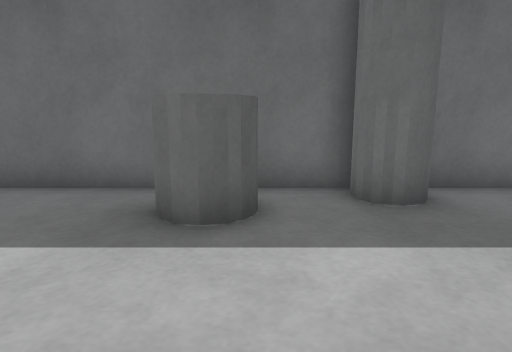
View 1 (above)

23 first-person views from a walk through a robot-simulator world made for Gazebo. The camera is 0.72 m above the floor, tilts 10° down and sees 75° across. The floor is counted in squares, 0.5 m on a side. Each view is taken from the middle of a square. On the plan, view 1 faces up. The plan holds only what a view shows up to about 15 squares ahead; the rest is blank. The place goes on beyond the plan.

View 2
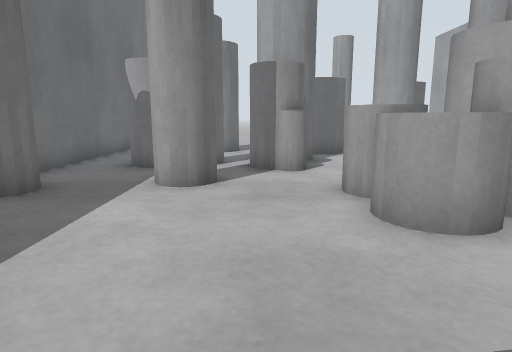

View 3
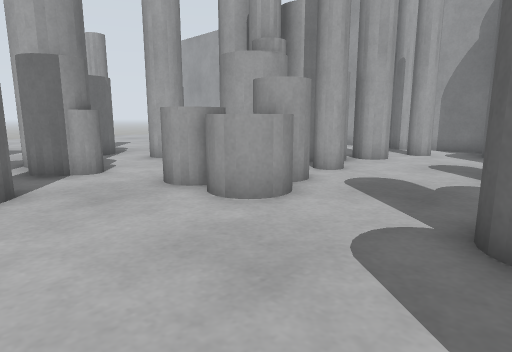

View 4
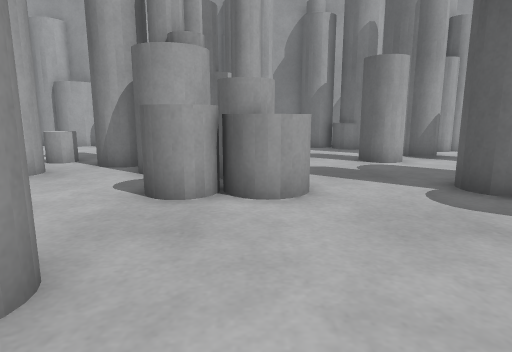

View 5
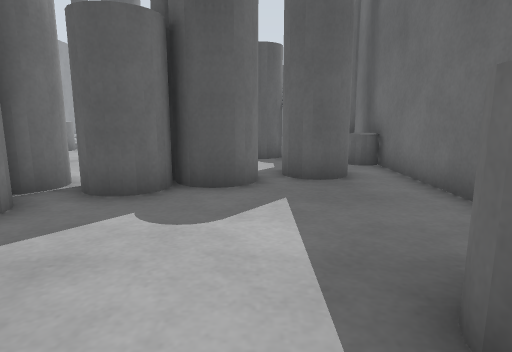

View 6
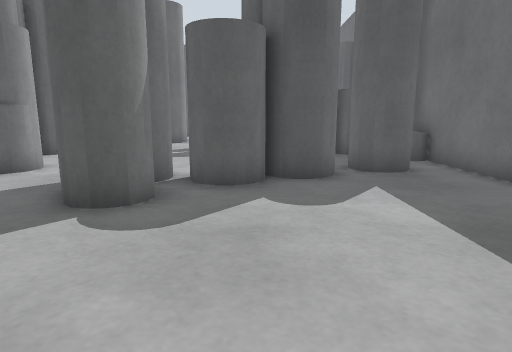

View 7
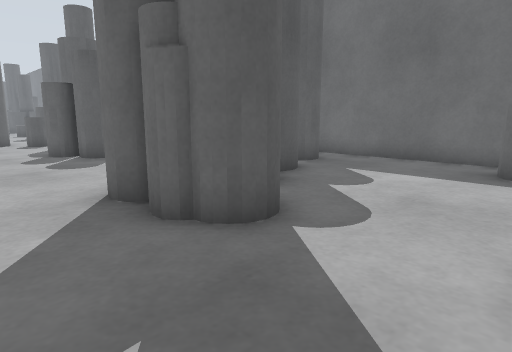

View 8
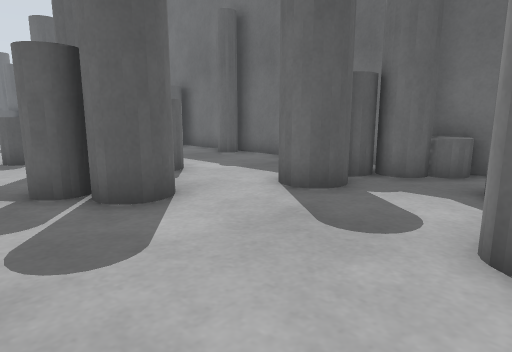

View 9
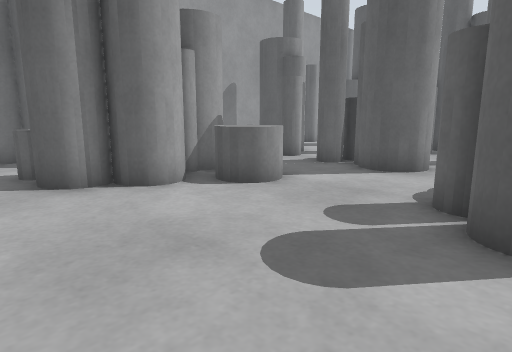

View 10
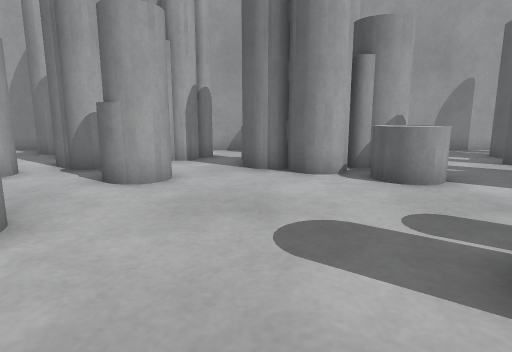

View 11
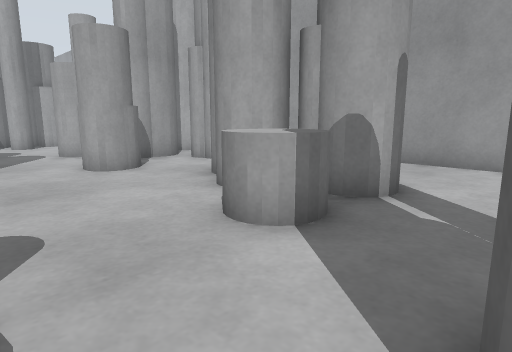

View 12
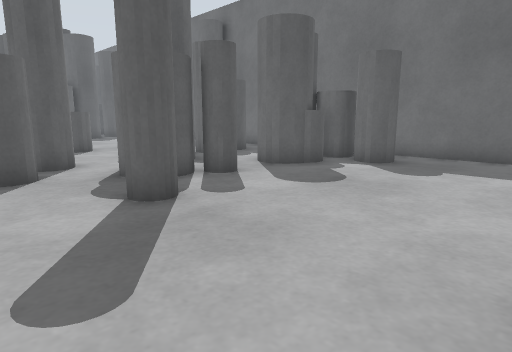

View 13
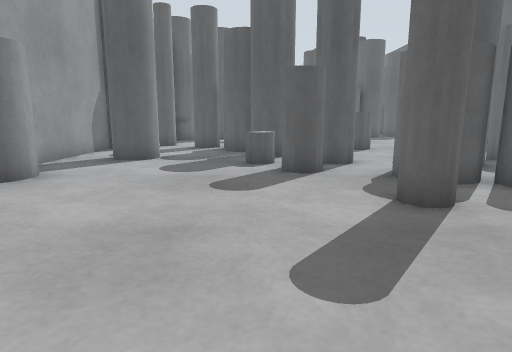

View 14
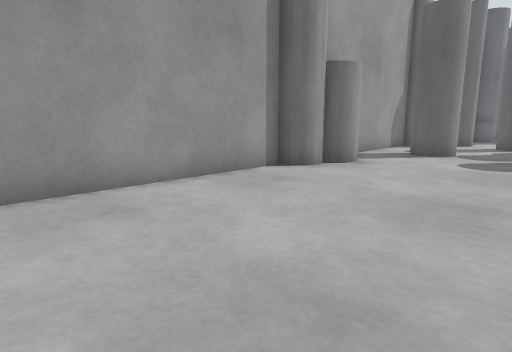

View 15
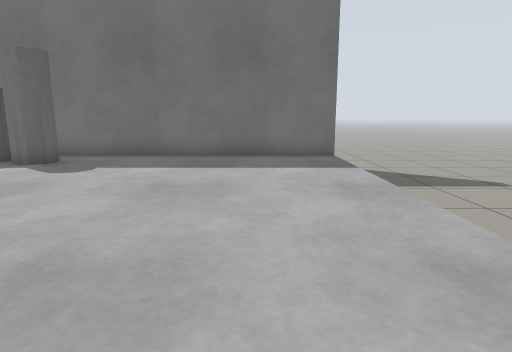

View 16
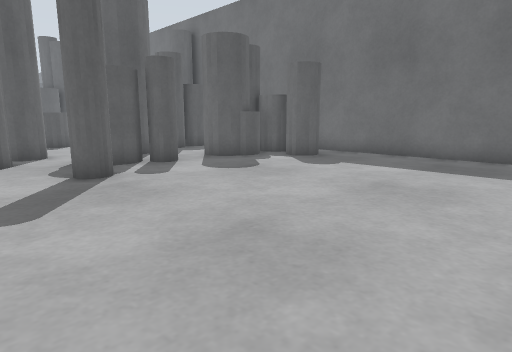

View 17
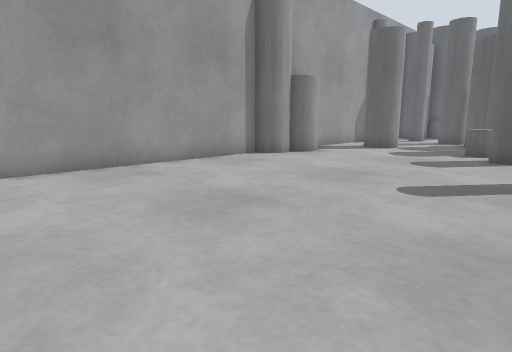

View 18
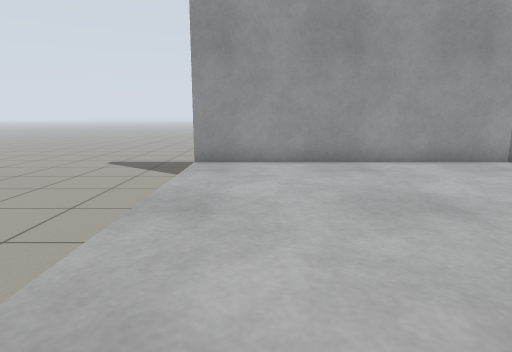

View 19
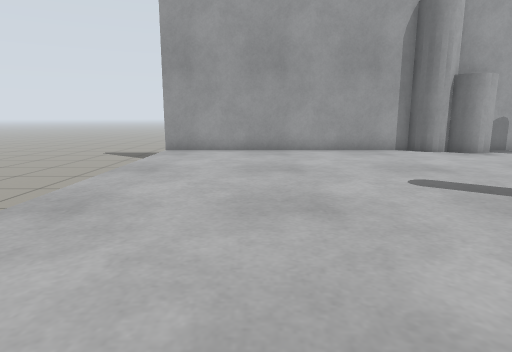

View 20
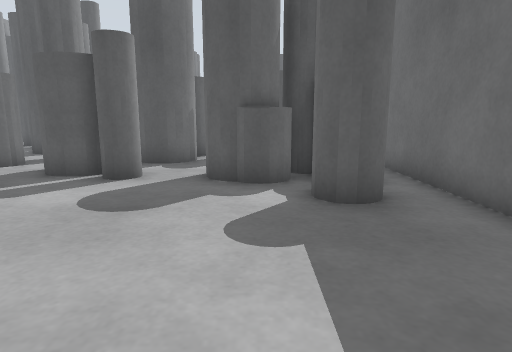

View 21
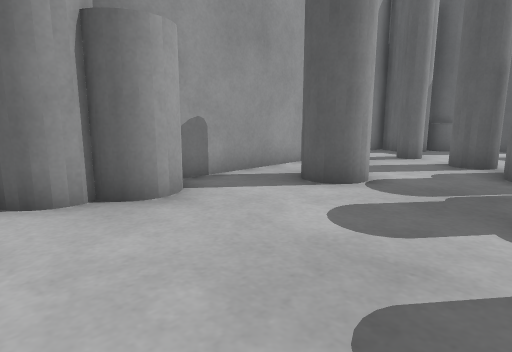

View 22
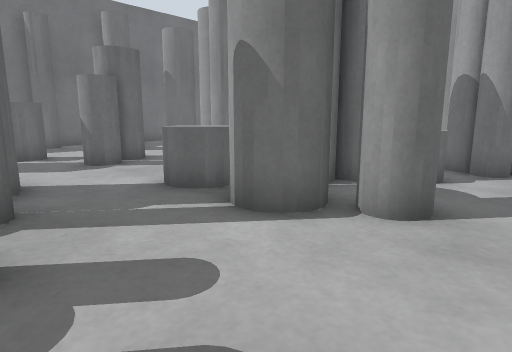

View 23
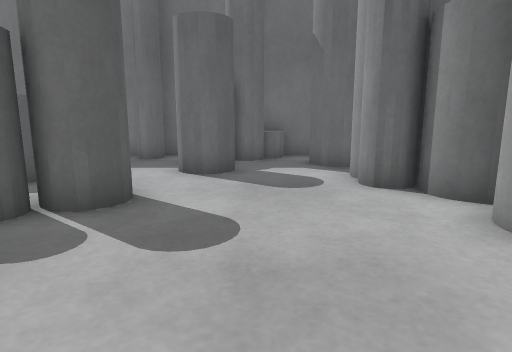

### Floor plan
Key: @ floor where view 1 was taken; # wall or solid block; . floor; = window, fence, low wall or low ledge; v drop or lower ground; P grey pole; C grey cylinder.
Columns run from 18 left of view 1 to 23 right of it. Each row starts with its distance up from view 1.
  7 ##########################################
  6 PP..PPCPP=.......  .PP.......C...........v
  5 ......CPP.CC....CCC.P...CC.CCCCCC........v
  4 ......CC..CC.....C......CC.CC#CC.........v
  3  .....CC...CC........PP.CC..C##..........v
  2  CCC...C..CPC........PP.CC..CC...........v
  1  CCC......PPCC.........CCCC..............v
  0 CC..CCC....CCC....@....#C CC.P...........v
 -1 ...CCCC.....CPPP..CCCC...CCCCP...........v
 -2 ....C......CC##P..CCCC.....CCC...........v
 -3 PP..........C##....CCCC..PP.C.PP.........v
 -4  P................. CCC..PPC.............v
 -5 #P..CC....CC.......PP#PPPCCC.............v
 -6 CP..CCP...CCC.CC...PCCPPPCC..............v
 -7 ....CCPPC..C##CC....CCC..................v
 -8 P...C#PPC...C#C....PP....................v
 -9 P...CP CC.##CCC....PP....................v
-10 .....PP.C.P C.##..PP...CCC...............v
-11 ..........PCCPP#PPPP..  CC..C............v
-12 ......PPP..   PPPP  P......CCCC..........v
-13 ###### P###     ####P#######C C###########

Where each view was taken, in squares from view 1:
view 1: 0 up, 0 right, facing up
view 2: 1 up, 4 left, facing right
view 3: 3 up, 4 left, facing down-right
view 4: 5 up, 1 right, facing down
view 5: 3 up, 1 right, facing left
view 6: 1 up, 2 right, facing left
view 7: 5 down, 0 right, facing up-left
view 8: 3 down, 7 left, facing up-left
view 9: 0 up, 8 left, facing down-left
view 10: 2 up, 10 left, facing down
view 11: 2 down, 17 left, facing down-right
view 12: 6 down, 18 right, facing up-left
view 13: 6 down, 18 right, facing left
view 14: 6 down, 20 right, facing down-left
view 15: 6 down, 20 right, facing up
view 16: 6 down, 21 right, facing up-left
view 17: 3 down, 22 right, facing down-left
view 18: 2 down, 21 right, facing down
view 19: 2 up, 19 right, facing down
view 20: 3 up, 19 right, facing left
view 21: 6 down, 13 right, facing down-left
view 22: 12 down, 18 left, facing up-right
view 23: 6 down, 10 left, facing up
